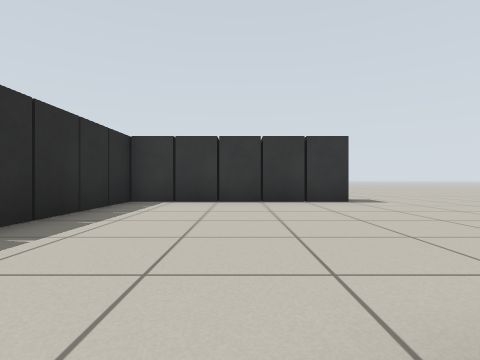
view 1 (above)

22 first-person views from a walk through a Gazebo world. The camera is 0.5 m above the floor, looks level and sees 80° across. The lines on the ground mark 1 m squares. The floor is counted in squares, 1 m on a side. Each view is taken from the middle of a square. On the plan, view 1 faces up. The plan holds only what a view shows up to about 9 squares ahead; the rest is blank. The place goes on beyond the plan.

view 2
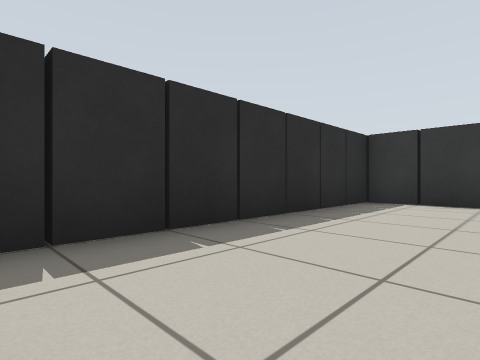

view 3
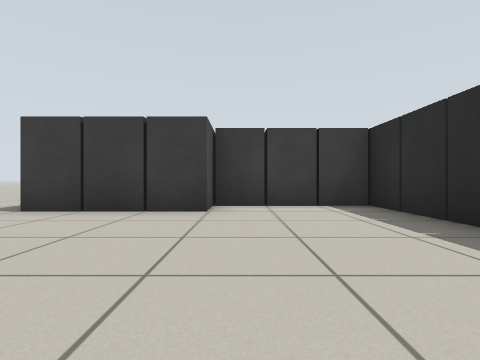

view 4
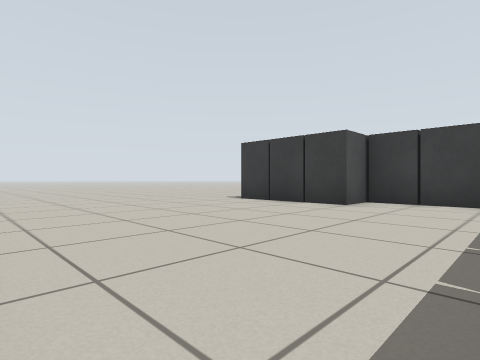

view 5
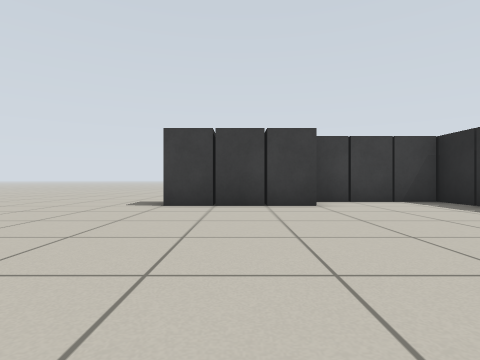

view 6
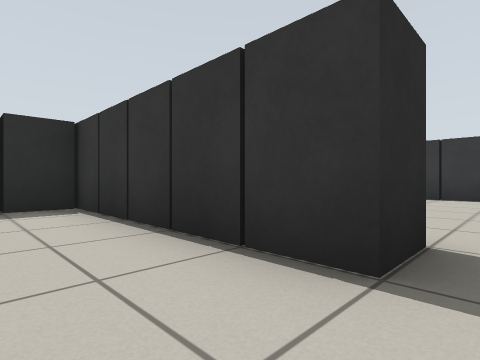

view 7
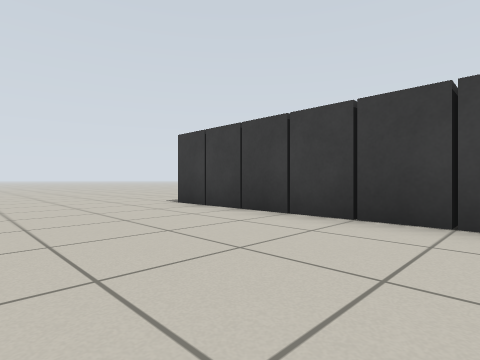

view 8
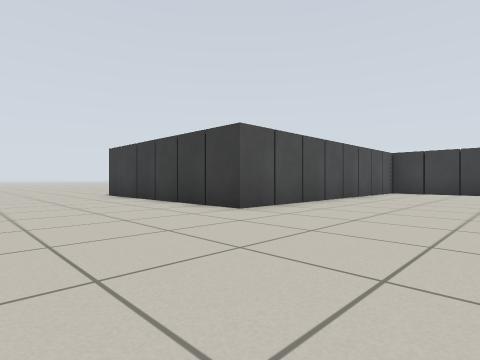

view 9
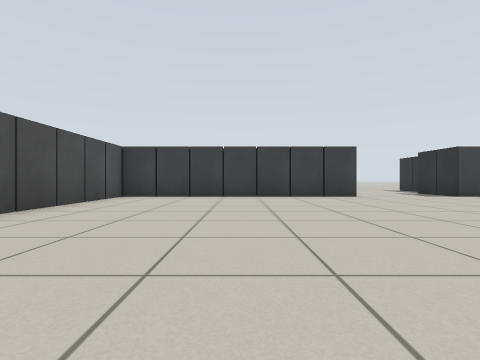

view 10
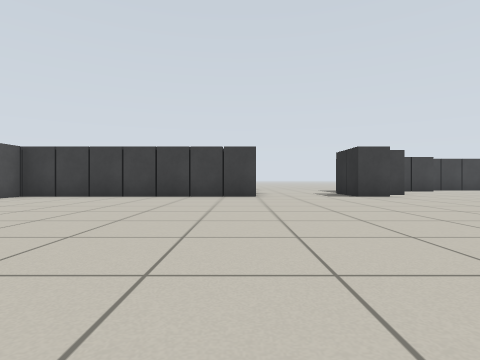

view 11
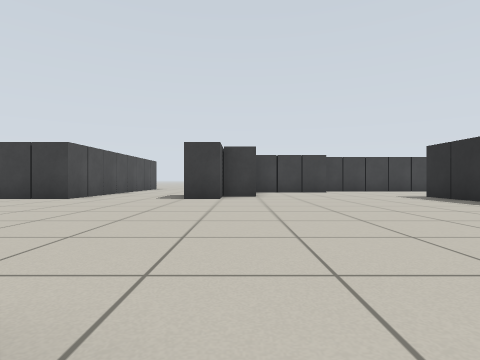

view 12
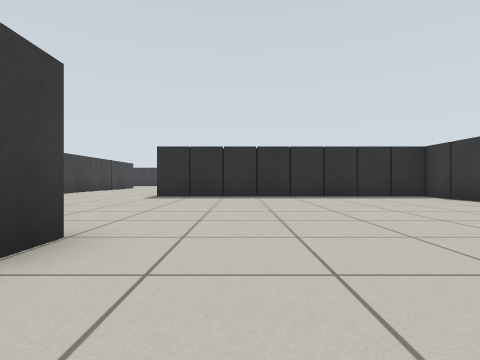

view 13
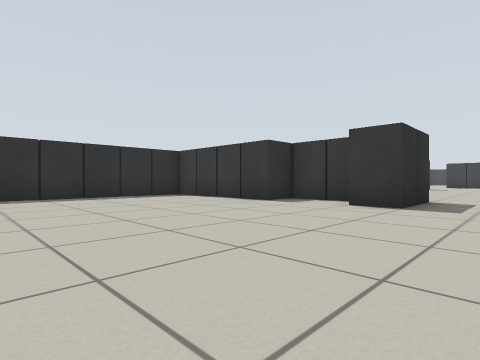

view 14
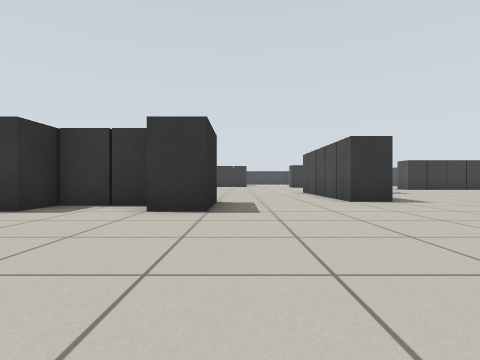

view 15
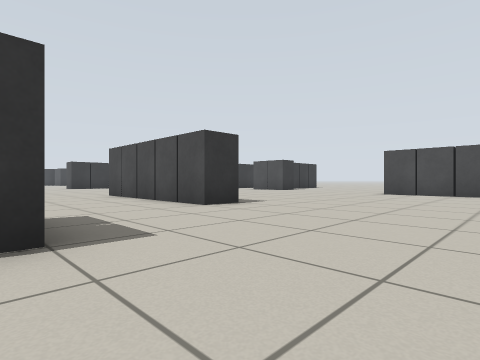

view 16
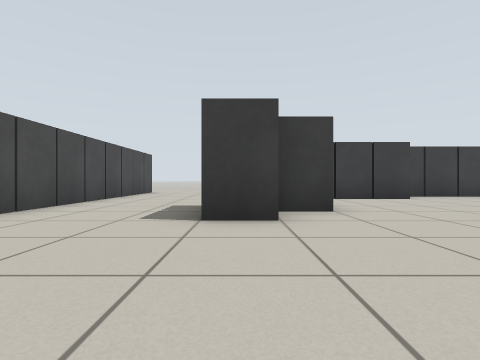

view 17
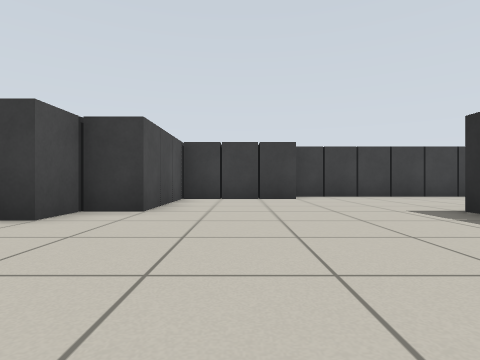

view 18
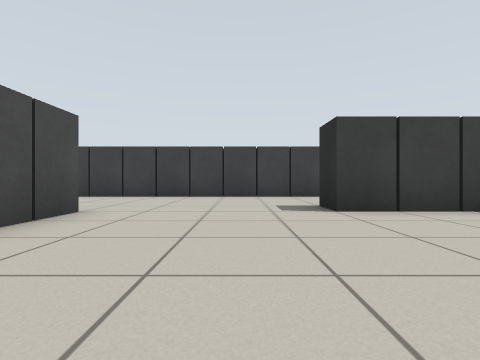

view 19
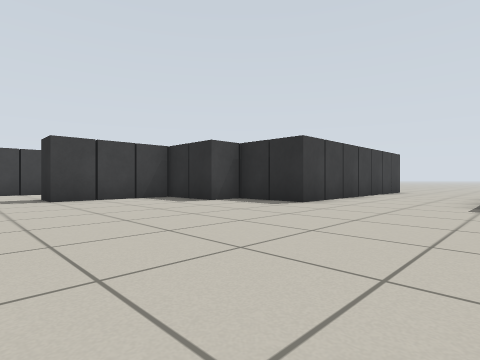

view 20
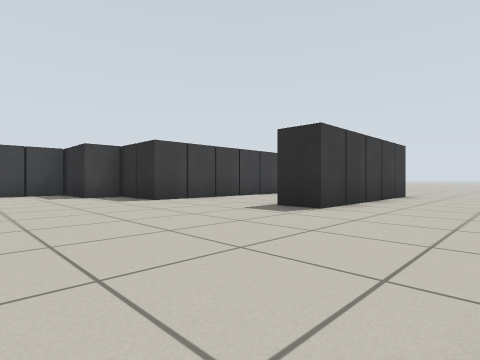

view 21
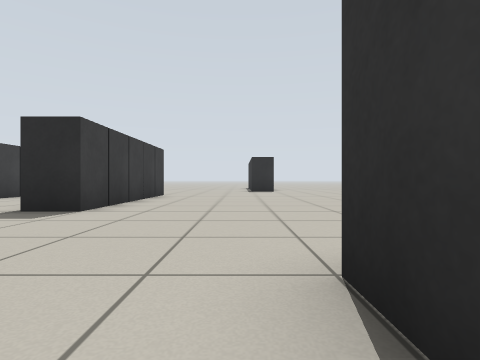

view 22
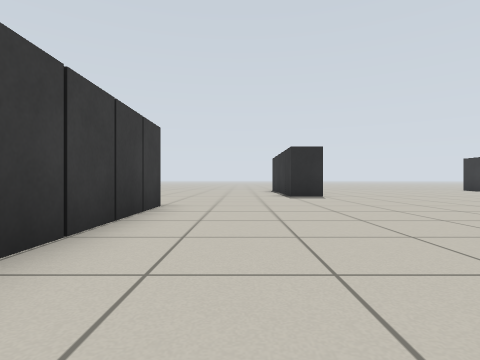

### Floor plan
Points are (right, up) in squares from view 1. A wall is a line through its corners. A room is listed if a view was taken in it or the views show most of it. See-through windows are left out.
Room 1 (views 1, 2, 3, 4, 5, 6)
walls: (0.5, -0.9) (0.5, 0.5) (3.5, 0.5); (2.5, 7.5) (2.5, 6.5) (-2.5, 6.5) (-2.5, -0.5) (0.6, -0.5)
ways out: opening at (3, 7) to room 2
Room 2 (views 7, 8, 9, 10, 11, 12, 13, 14, 15, 16, 17, 18, 19, 20, 21, 22)
walls: (-14.8, 7.5) (-16.5, 7.5) (-16.5, 6.5) (-20.5, 6.5) (-20.5, -1.5); (-13.5, 8.5) (-13.5, 6.5) (-14.5, 6.5); (-21.5, -1.5) (-21.5, 0); (-9.5, 8.5) (-10.5, 8.5) (-10.5, 11.5); (-10.5, -0.5) (-3.5, -0.5) (-3.5, 7.5) (2.5, 7.5); (-18.5, -4.5) (-15.5, -4.5) (-15.5, -1.5) (-14.5, -1.5) (-14.5, -0.5) (-13.5, -0.5); (-26.6, 9.5) (-27.5, 9.5); (-26.4, -5.5) (-18.6, -5.5); (-34.5, 2.5) (-29.5, 2.5) (-29.5, 0.5) (-28.5, 0.5) (-28.5, -1.5) (-25.5, -1.5) (-25.5, -2.5); (-35.5, 6.5) (-30.5, 6.5) (-30.5, 5.5)
ways out: opening at (3, 7) to room 1; opening at (-12, -0.7)

Positions as (right, up) in squares from view 1, and headings:
1: (0, 0), facing up
2: (0, 0), facing up-left
3: (0, 5), facing down
4: (-2, 6), facing down-right
5: (2, 6), facing down
6: (3, 5), facing up-left
7: (-3, 11), facing down-right
8: (-7, 11), facing down-right
9: (-7, 8), facing down
10: (-10, 8), facing down
11: (-15, 7), facing down
12: (-12, 1), facing left
13: (-12, 1), facing up-left
14: (-13, 2), facing up
15: (-14, 4), facing up-right
16: (-14, 3), facing down
17: (-17, 3), facing down
18: (-24, 3), facing down
19: (-24, 6), facing down-left
20: (-26, 9), facing down-left
21: (-26, 9), facing left
22: (-30, 8), facing left
